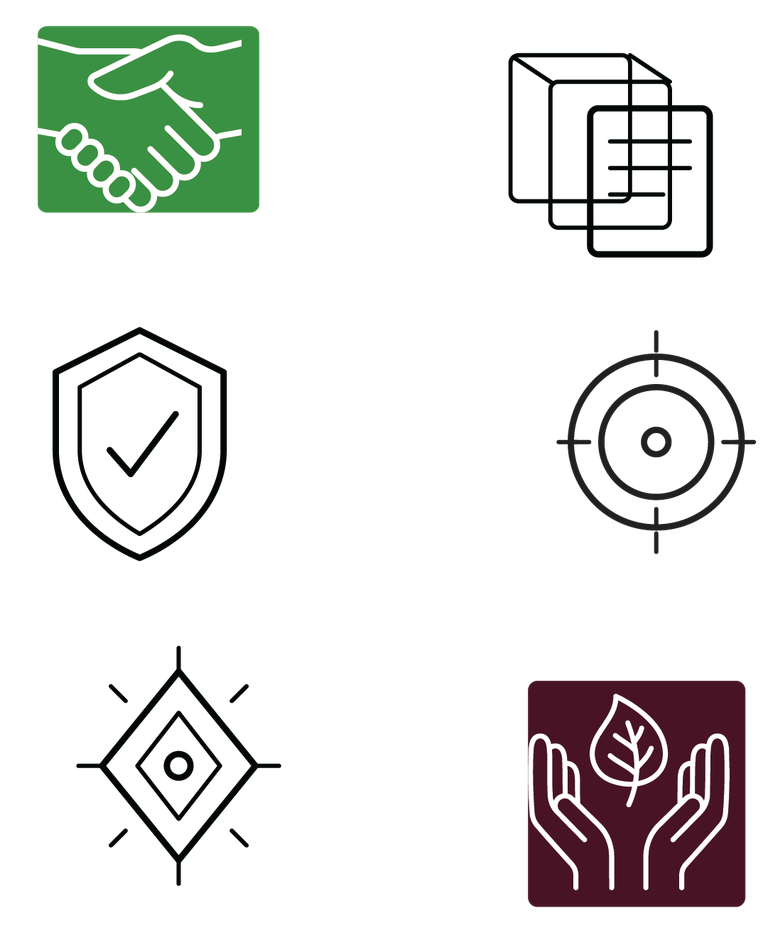
#> input picture assets/needs/values1-20.png, 763 x 925 px, shrunk from 1074 x 1303 before the run; its folder holds only this picture in this run
$ python crop_logos.py
#> lines starting #> are read from the running program, lines starting #| are printed output that depends on the picture
from PIL import Image
import glob

files = sorted(glob.glob('assets/needs/values1-*.png'))
out_names = ['partnership', 'precision', 'transparency', 'reliability', 'quality', 'sustainability']

for i, f in enumerate(files):
    if i >= len(out_names): break

    img = Image.open(f).convert("RGBA")
#> img is the input picture: PIL image 763x925 RGBA; mean R, G, B, A 12.9, 14.2, 11.2, 42.6
    width, height = img.size
#> width = 763; height = 925

    # We want to crop the logo. The logo is roughly in the middle.
    # Text is at the top (y < 35%) and bottom (y > 60%).
    # Let's crop from y=30% to y=65%
    min_y = int(height * 0.30)
#> min_y = 277
    max_y = int(height * 0.65)
#> max_y = 601

    # Create a new image for the cropped area
    cropped = img.crop((0, min_y, width, max_y))
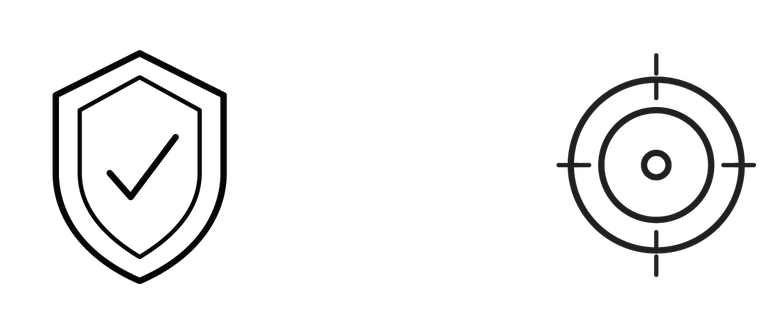
#> cropped: PIL image 763x324 RGBA; mean R, G, B, A 1.3, 1.3, 1.3, 13.8; transparent parts drawn white

    # Get bounding box of non-transparent pixels
    bbox = cropped.getbbox()
#> bbox = (50, 47, 759, 287)
    if bbox:
        cropped = cropped.crop(bbox)
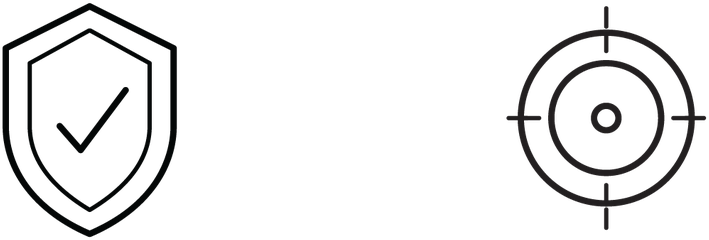
#> cropped: PIL image 709x240 RGBA; mean R, G, B, A 1.9, 1.9, 1.9, 20; transparent parts drawn white
        out_path = f"assets/icon_{out_names[i]}.png"
        cropped.save(out_path, "PNG")
        print(f"Extracted icon {out_names[i]} to {out_path}")
    else:
        print(f"Failed to find non-transparent pixels in {out_names[i]}")
